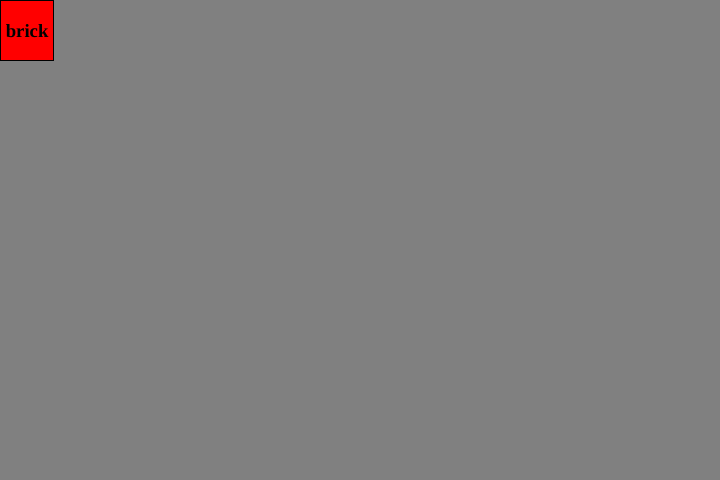
Frame 1 (no input)
Frame 60 (no input): identical to frame 1, image omitted
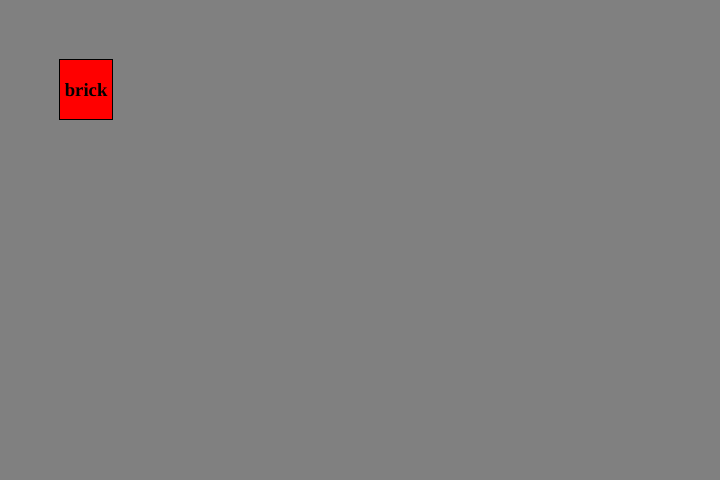
Frame 120 (the mouse pressed at the canvas centre since frame 60)

The p5.js sketch that drew these frames (run headless with seeded random() and noise() and a simulated clock; from frame 60 on, the mouse is pressed at the canvas centre):

// p5.js sketch
// ── sketch.js
let divElement;
let speedXSlider;
let speedYSlider;
let speedX;
let speedY;

var divBrick = { //this is the obect that deals with itself
    x: 0,
    y: 0,
    w: 120,
    h: 120,
    xSpeed: 1,
    ySpeed: 1,
    moving: true,
    draw: function(div){
        div.position(this.x, this.y);
    },
    move: function(div){
        if (this.moving) {
            this.x += this.xSpeed;
            this.y += this.ySpeed;

            if (this.x < 0 || this.x > width - div.elt.offsetWidth){
                this.xSpeed *= -1;
            }
            if (this.y > height - div.elt.offsetHeight || this.y < 0){
                this.ySpeed *= -1;
            }
        }
    } // dont need a comma at the end of the last key value pair
};


function setup(){
    createCanvas(720, 480);

    divElement = createDiv('<h3>&nbsp;brick&nbsp;</h3>');
    divElement.position(0, 0);
    divElement.style('border: thin solid black; background: red');
    divElement.mouseOver(stopMove);
    divElement.mouseOut(startMove);

    speedX = getItem('speedx');
    if (speedX == null) {
        speedX = 1;
        storeItem('speedx', speedX);
        console.log("speedx undefined.");
    }
    else {
        console.log("speedx = " + speedX);
    }
    speedY = getItem('speedy');
    if (speedY == null) {
        speedY = 1;
        storeItem('speedy', speedY);
        console.log("speedy undefined.");
    }
    else {
        console.log("speedy = " + speedY);
    }

    createSpan('x speed');
    speedXSlider = createSlider(1, 10, speedX, 1);
    createSpan('y speed');
    speedYSlider = createSlider(1, 10, speedY, 1);
}


function draw(){
    background ('grey');

    divBrick.xSpeed = divBrick.xSpeed > 0 ? speedXSlider.value() : -1 * speedXSlider.value();
    divBrick.ySpeed = divBrick.ySpeed > 0 ? speedYSlider.value() : -1 * speedYSlider.value();

    if (speedXSlider.value() != speedX) {
        speedX = speedXSlider.value();
        storeItem('speedx', speedX);
    }
    if (speedYSlider.value() != speedY) {
        speedY = speedYSlider.value();
        storeItem('speedy', speedY);
    }

    divBrick.draw(divElement);
    divBrick.move(divElement);
}

function stopMove(){
    divBrick.moving = false;
}

function startMove(){
    divBrick.moving = true;
}
